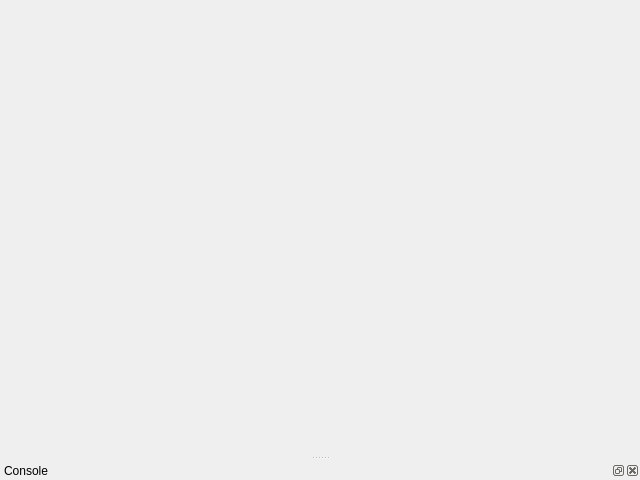
<?xml version="1.0" encoding="UTF-8"?>
<ui version="4.0">
 <class>Meerkat::MainWindow</class>
 <widget class="QMainWindow" name="Meerkat::MainWindow">
  <property name="geometry">
   <rect>
    <x>0</x>
    <y>0</y>
    <width>640</width>
    <height>480</height>
   </rect>
  </property>
  <property name="dockOptions">
   <set>QMainWindow::AnimatedDocks</set>
  </property>
  <widget class="QWidget" name="centralWidget"/>
  <widget class="QDockWidget" name="consoleDockWidget">
   <property name="windowTitle">
    <string>Console</string>
   </property>
   <attribute name="dockWidgetArea">
    <number>8</number>
   </attribute>
   <widget class="Meerkat::ConsoleWidget" name="consoleWidget"/>
  </widget>
 </widget>
 <layoutdefault spacing="6" margin="11"/>
 <customwidgets>
  <customwidget>
   <class>Meerkat::ConsoleWidget</class>
   <extends>QWidget</extends>
   <header>src/ui/ConsoleWidget.h</header>
   <container>1</container>
  </customwidget>
 </customwidgets>
 <resources/>
 <connections/>
</ui>
